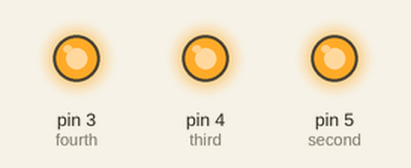
The sketch below on a simulated Arduino Uno, built with avr-gcc and run on an emulated ATmega328P. On the bench: output pins drawn as LEDs (lit = HIGH). Pins used as bus, display or sensor lines are not drawn.

Above: at 0.1 s.
Timing chart, 0 to 1.6 s (numbered marks = the images above):
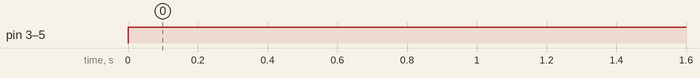

The sketch:

Binary_Lights.ino
```cpp
int first = 6;
int second = 5;
int third = 4;
int fourth = 3;


void setup() {
  // put your setup code here, to run once:
pinMode (first, OUTPUT);
pinMode (second, OUTPUT);
pinMode (third, OUTPUT);
pinMode (fourth, OUTPUT);
}

void loop() {
  // put your main code here, to run repeatedly:

digitalWrite (first, HIGH);
digitalWrite (second, HIGH);
digitalWrite (third, HIGH);
digitalWrite (fourth, HIGH);

}
```

Measured:
- by itself, pin 3 (fourth), pin 4 (third), pin 5 (second): LOW → HIGH at 0.00 s
